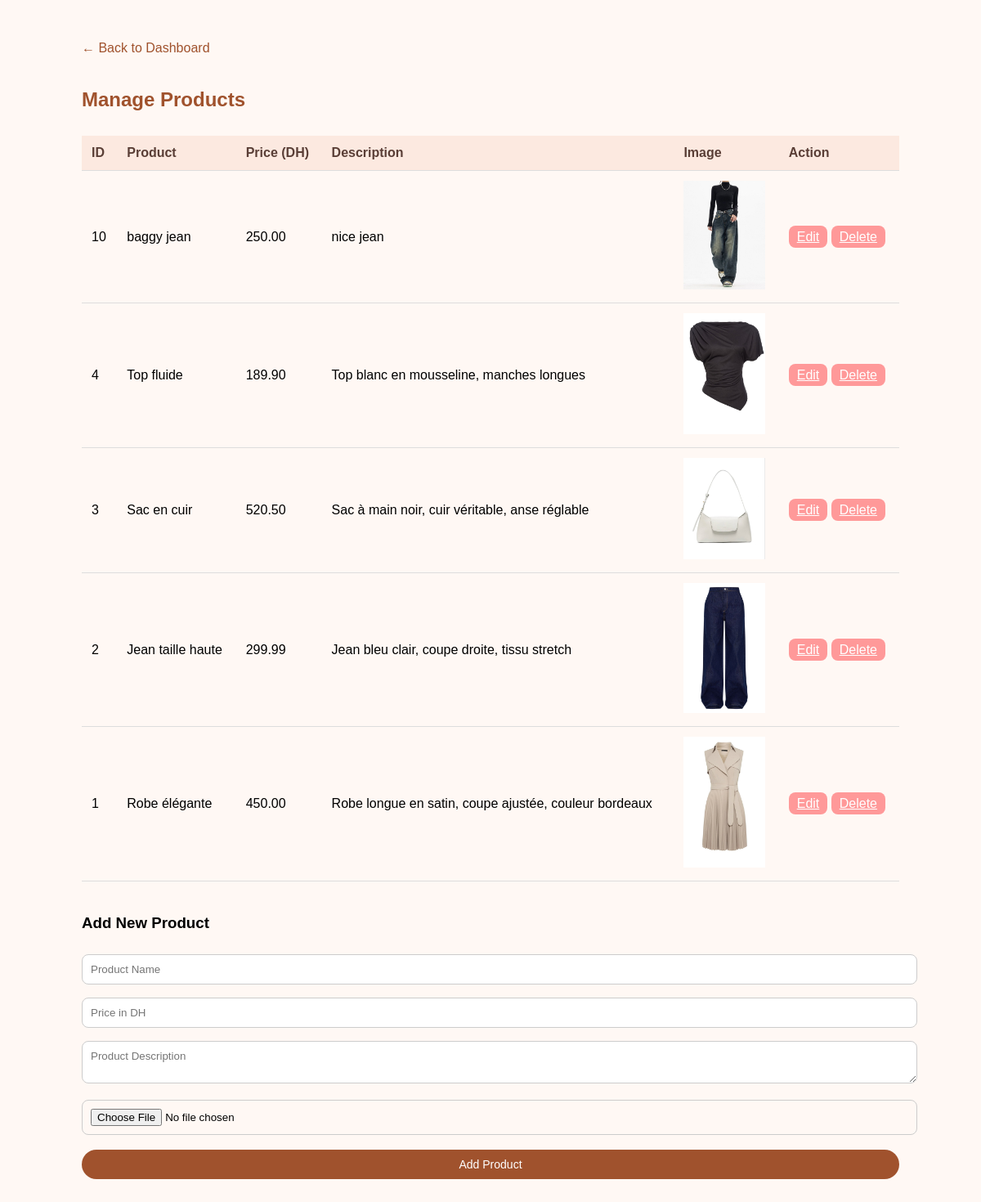
The page /manage_products.php (signed in) on the database its author committed.
### tables this page shows
CREATE TABLE `materiel` (
  `id_materiel` int(11) NOT NULL,
  `produit` varchar(100) NOT NULL,
  `image` varchar(255) DEFAULT NULL,
  `prix` decimal(10,2) NOT NULL,
  `caracteristique` text DEFAULT NULL
);

### manage_products.php (the view, shortened to what this page needs)
<?php
$conn = new mysqli("localhost", "root", "", "VelvetBloom_db");
$result = $conn->query("SELECT * FROM materiel ORDER BY id_materiel DESC");
?>
<!DOCTYPE html>
<html lang="en">
<head>
</head>
<body>
<div class="container">
  <a href="admin_dashboard.php" class="back-link">← Back to Dashboard</a>
  <h2>Manage Products</h2>
  <table>
    <tr>
      <th>ID</th>
      <th>Product</th>
      <th>Price (DH)</th>
      <th>Description</th>
      <th>Image</th>
      <th>Action</th>
    </tr>
    <?php while ($row = $result->fetch_assoc()): ?>
      <tr>
        <td><?= $row['id_materiel'] ?></td>
        <td><?= htmlspecialchars($row['produit']) ?></td>
        <td><?= htmlspecialchars($row['prix']) ?></td>
        <td><?= htmlspecialchars($row['caracteristique']) ?></td>
        <td><img src="img/<?= htmlspecialchars($row['image']) ?>" width="100" alt="<?= $row['produit'] ?>"></td>
        <td>
          <a href="?edit=<?= $row['id_materiel'] ?>" class="delete-btn">Edit</a>
          <a href="?delete=<?= $row['id_materiel'] ?>" class="delete-btn" onclick="return confirm('Delete this product?')">Delete</a>
        </td>
      </tr>
    <?php endwhile; ?>
  </table>
  <h3>Add New Product</h3>
  <form method="POST" enctype="multipart/form-data">
    <input type="text" name="produit" placeholder="Product Name" required>
    <input type="text" name="prix" placeholder="Price in DH" required>
    <textarea name="caracteristique" placeholder="Product Description" required></textarea>
    <input type="file" name="image" required>
    <button type="submit" name="add_product">Add Product</button>
  </form>
</div>
</body>
</html>

### manage_products.php (style rules this page uses)
body { font-family: 'Poppins', sans-serif; background-color: #fff8f4; margin: 0; padding: 0; }
.container { padding: 50px; max-width: 1000px; margin: auto; }
h2 { color: #a0522d; margin-bottom: 30px; }
table { width: 100%; border-collapse: collapse; margin-bottom: 40px; }
table th, table td { padding: 12px; border-bottom: 1px solid #ddd; text-align: left; }
th { background-color: #fce9e0; color: #5a3e36; }
form input, form textarea, form button, form select { padding: 10px; margin: 8px 0; width: 100%; border: 1px solid #ccc; border-radius: 8px; font-family: 'Poppins', sans-serif; }
form button { background-color: #a0522d; color: white; border: none; padding: 10px 25px; border-radius: 25px; cursor: pointer; font-size: 14px; margin-top: 10px; }
.delete-btn { background-color: #ff9999; color: white; border: none; padding: 5px 10px; border-radius: 8px; cursor: pointer; }
.back-link { display: inline-block; margin-bottom: 20px; color: #a0522d; text-decoration: none; }

### rows shown on the page
materiel: id_materiel "10", produit "baggy jean", prix "250.00", caracteristique "nice jean", image (picture)
materiel: id_materiel "4", produit "Top fluide", prix "189.90", caracteristique "Top blanc en mousseline, manches longues", image (picture)
materiel: id_materiel "3", produit "Sac en cuir", prix "520.50", caracteristique "Sac à main noir, cuir véritable, anse réglable", image (picture)
materiel: id_materiel "2", produit "Jean taille haute", prix "299.99", caracteristique "Jean bleu clair, coupe droite, tissu stretch", image+produit (picture)
materiel: id_materiel "1", produit "Robe élégante", prix "450.00", caracteristique "Robe longue en satin, coupe ajustée, couleur bordeaux", image+produit (picture)
